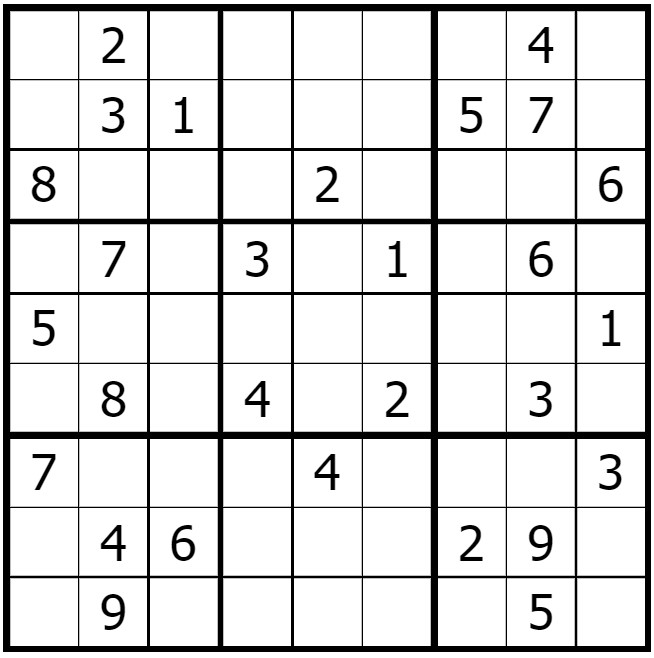
#> input picture data/test_sudoku.jpg, 654 x 658 px
$ python pytesseract_test.py
#> lines starting #> are read from the running program, lines starting #| are printed output that depends on the picture; after the words box and inside, x2 and y2 are one past the last pixel; in counts of white or black regions, pixels touching at a corner belong together
import cv2
import math
import numpy as np
from imutils import contours
import pytesseract
pytesseract.pytesseract.tesseract_cmd = r'C:\\Program Files\\Tesseract-OCR\\tesseract.exe'

# Load image with characteristics
image = cv2.imread('../data/test_sudoku.jpg')
#> image is the input picture: shape (658, 654, 3); min 0, max 255, mean 221.4
image_height, image_width, image_channels = image.shape
#> image_height = 658; image_width = 654; image_channels = 3
block_size = int(image_width / 9) | 1
#> block_size = 73
block_min_area = int(image_width / 20 * image_width / 20)
#> block_min_area = 1069
block_max_area = int(image_width / 9 * image_width / 9)
#> block_max_area = 5280

# Gray-scale and threshold the image
gray = cv2.cvtColor(image, cv2.COLOR_BGR2GRAY)
thresh = cv2.adaptiveThreshold(gray, 255, cv2.ADAPTIVE_THRESH_GAUSSIAN_C, cv2.THRESH_BINARY_INV, int(block_size), 5)
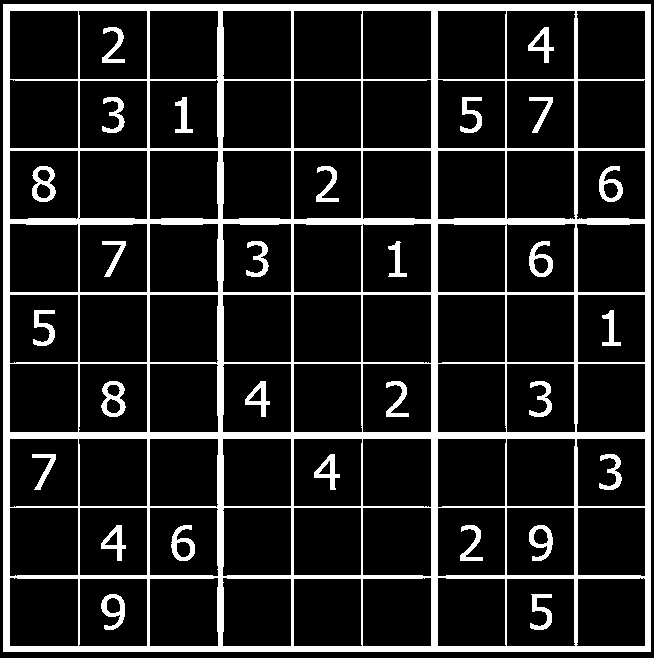
#> thresh: shape (658, 654); 14.6% white; 29 white regions, largest, box (x1, y1, x2, y2) and area: (3, 4, 651, 652) 53027, (101, 381, 126, 417) 449, (32, 166, 56, 202) 446
invert_orig = 255 - thresh
#> invert_orig: shape (658, 654); 85.4% white; 29 black regions

# Display the image
cv2.imshow('temp', thresh)
cv2.waitKey()

# Find the contours
contourss = cv2.findContours(thresh, cv2.RETR_TREE, cv2.CHAIN_APPROX_SIMPLE)
#> contourss = 124 contours, 1 with area under 20; largest, box (x1, y1, x2, y2) and area: (3, 4, 651, 652) 418609, (362, 363, 432, 433) 4759, (9, 363, 79, 433) 4759, (362, 10, 432, 80) 4759, (9, 10, 79, 80) 4759
contourss = contourss[0] if len(contourss) == 2 else contourss[1]
for block in contourss:
    area = cv2.contourArea(block)
    if area < block_min_area:
        cv2.drawContours(thresh, [block], -1, (0, 0, 0), -1)
#> this loop made 124 passes
#> area on passes 2 to 13: 4624.5, 282.5, 4623.5, 4623.5, 511.5, 185, 4626.5, 4632, 4697.5, 4648.5, 4649.5, 4696.5
#> (block, area) on pass 1: ([[3, 4], [3, 651], [650, 651], [650, 4]], 418609)
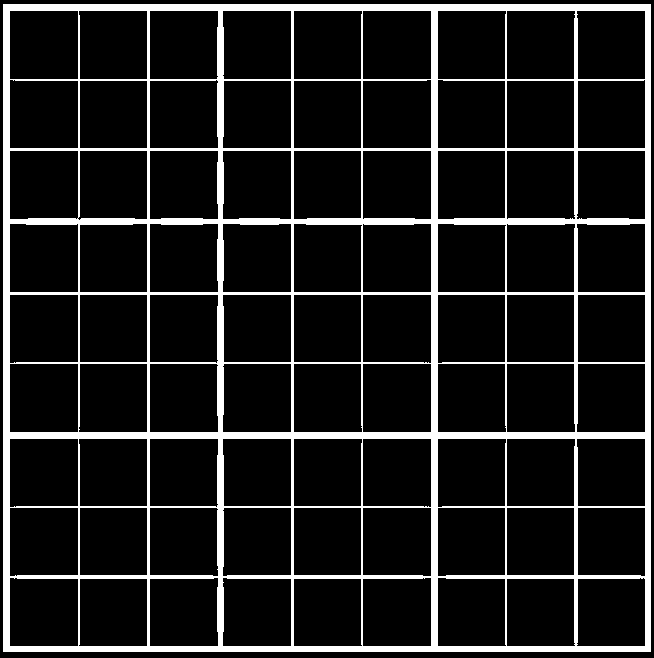
#> thresh: shape (658, 654); 12.3% white; 1 white region, box (x1, y1, x2, y2) and area: (3, 4, 651, 652) 53023

# Display the image
cv2.imshow('temp', thresh)
cv2.waitKey()

# Fix horizontal and vertical lines
vertical_kernel = cv2.getStructuringElement(cv2.MORPH_RECT, (1,5))
#> vertical_kernel = [1, 1, 1, 1, 1]
thresh = cv2.morphologyEx(thresh, cv2.MORPH_CLOSE, vertical_kernel, iterations=9)
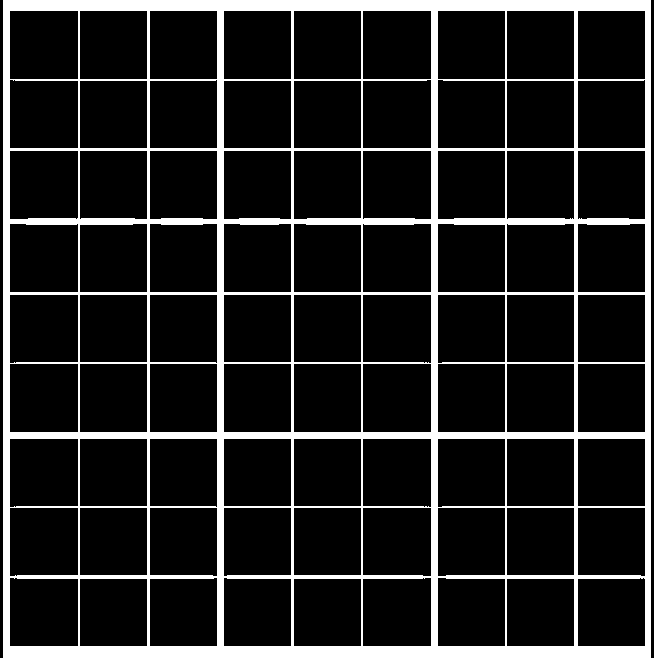
#> thresh: shape (658, 654); 13.9% white; 1 white region, box (x1, y1, x2, y2) and area: (3, 0, 651, 658) 59930
horizontal_kernel = cv2.getStructuringElement(cv2.MORPH_RECT, (5,1))
#> horizontal_kernel = [[1, 1, 1, 1, 1]]
thresh = cv2.morphologyEx(thresh, cv2.MORPH_CLOSE, horizontal_kernel, iterations=4)
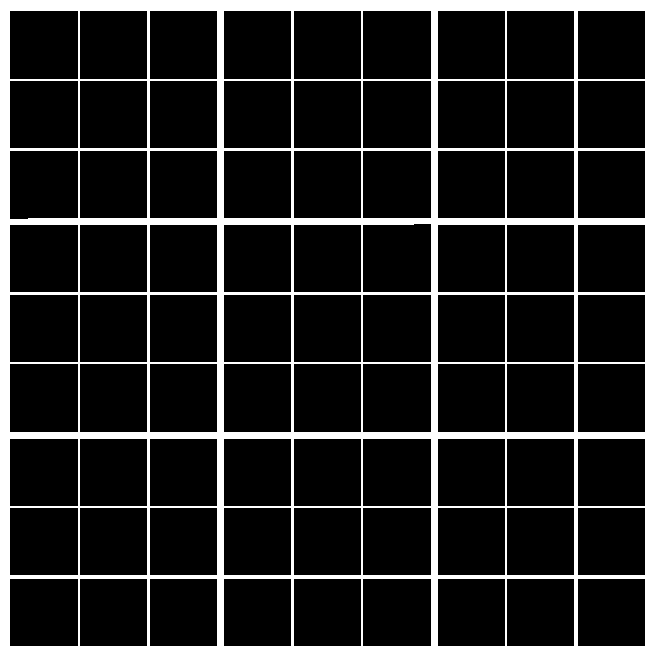
#> thresh: shape (658, 654); 14.9% white; 1 white region, box (x1, y1, x2, y2) and area: (0, 0, 654, 658) 64272

# Display the image
cv2.imshow('temp', thresh)
cv2.waitKey()

# Sort by top to bottom and each row by left to right
invert = 255 - thresh
#> invert: shape (658, 654); 85.1% white; 1 black region
cnts = cv2.findContours(invert, cv2.RETR_TREE, cv2.CHAIN_APPROX_SIMPLE)
#> cnts = 81 contours; largest, box (x1, y1, x2, y2) and area: (363, 364, 431, 432) 4489, (10, 364, 78, 432) 4489, (363, 11, 431, 79) 4489, (10, 11, 78, 79) 4489, (10, 151, 78, 219) 4440
cnts = cnts[0] if len(cnts) == 2 else cnts[1]

good_contours = []
for i, c in enumerate(cnts, 1):
    contour_area = cv2.contourArea(c)
    if block_min_area < contour_area < block_max_area:
        good_contours.append(c)
#> this loop made 81 passes
#> (c, contour_area) on passes 1 to 12: ([[578, 579], [578, 645], [644, 645], [644, 579]], 4356), ([[507, 579], [507, 645], [573, 645], [573, 579]], 4356), ([[438, 579], [438, 645], [504, 645], [504, 579]], 4356), ([[363, 579], [363, 645], [430, 645], [430, 579]], 4422), ([[294, 579], [294, 645], [360, 645], [360, 579]], 4356), ([[224, 579], [224, 645], [290, 645], [290, 579]], 4356), ([[150, 579], [150, 645], [216, 645], [216, 579]], 4356), ([[80, 579], [80, 645], [146, 645], [146, 579]], 4356), ([[10, 579], [10, 645], [77, 645], [77, 579]], 4422), ([[578, 508], [578, 574], [644, 574], [644, 508]], 4356), ([[507, 508], [507, 574], [573, 574], [573, 508]], 4356), ([[438, 508], [438, 574], [504, 574], [504, 508]], 4356)
#> contour_area on passes 54, 61, 62, 63, 64, 65: 4438.5, 4356, 4356, 4439.5, 4356, 4356
#> after the loop, good_contours has the same summary as cnts
dimension = int(math.sqrt(len(good_contours)))
#> dimension = 9

(cnts, _) = contours.sort_contours(good_contours, method="top-to-bottom")
#> cnts = 81 contours; largest, box (x1, y1, x2, y2) and area: (363, 11, 431, 79) 4489, (10, 11, 78, 79) 4489, (363, 364, 431, 432) 4489, (10, 364, 78, 432) 4489, (10, 151, 78, 219) 4440

board = []
row = []
for i, c in enumerate(cnts, 1):
    row.append(c)
    if i % dimension == 0:
        (cnts, _) = contours.sort_contours(row, method="left-to-right")
        board.append(cnts)
        row = []
#> this loop made 81 passes
#> c on passes 1 to 12: [[578, 11], [578, 78], [644, 78], [644, 11]], [[507, 11], [507, 78], [573, 78], [573, 11]], [[438, 11], [438, 78], [504, 78], [504, 11]], [[363, 11], [363, 78], [430, 78], [430, 11]], [[294, 11], [294, 78], [360, 78], [360, 11]], [[224, 11], [224, 78], [290, 78], [290, 11]], [[150, 11], [150, 78], [216, 78], [216, 11]], [[80, 11], [80, 78], [146, 78], [146, 11]], [[10, 11], [10, 78], [77, 78], [77, 11]], [[578, 81], [578, 147], [644, 147], [644, 81]], [[507, 81], [507, 147], [573, 147], [573, 81]], [[438, 81], [438, 147], [504, 147], [504, 81]]
#> after the loop, board = 9 items

mask = np.zeros(image.shape, dtype=np.uint8)

# Iterate through each box
for row in board:
    for c in row:
        x, y, w, h = cv2.boundingRect(c)
        cropped_image = invert_orig[y + 5:y + h - 10, x + 5:x + w - 10]
        if np.average(cropped_image) > 253:
            print(" ", end=" ")
        else:
#> (the run stopped early here; a loop or call above may not have finished)
